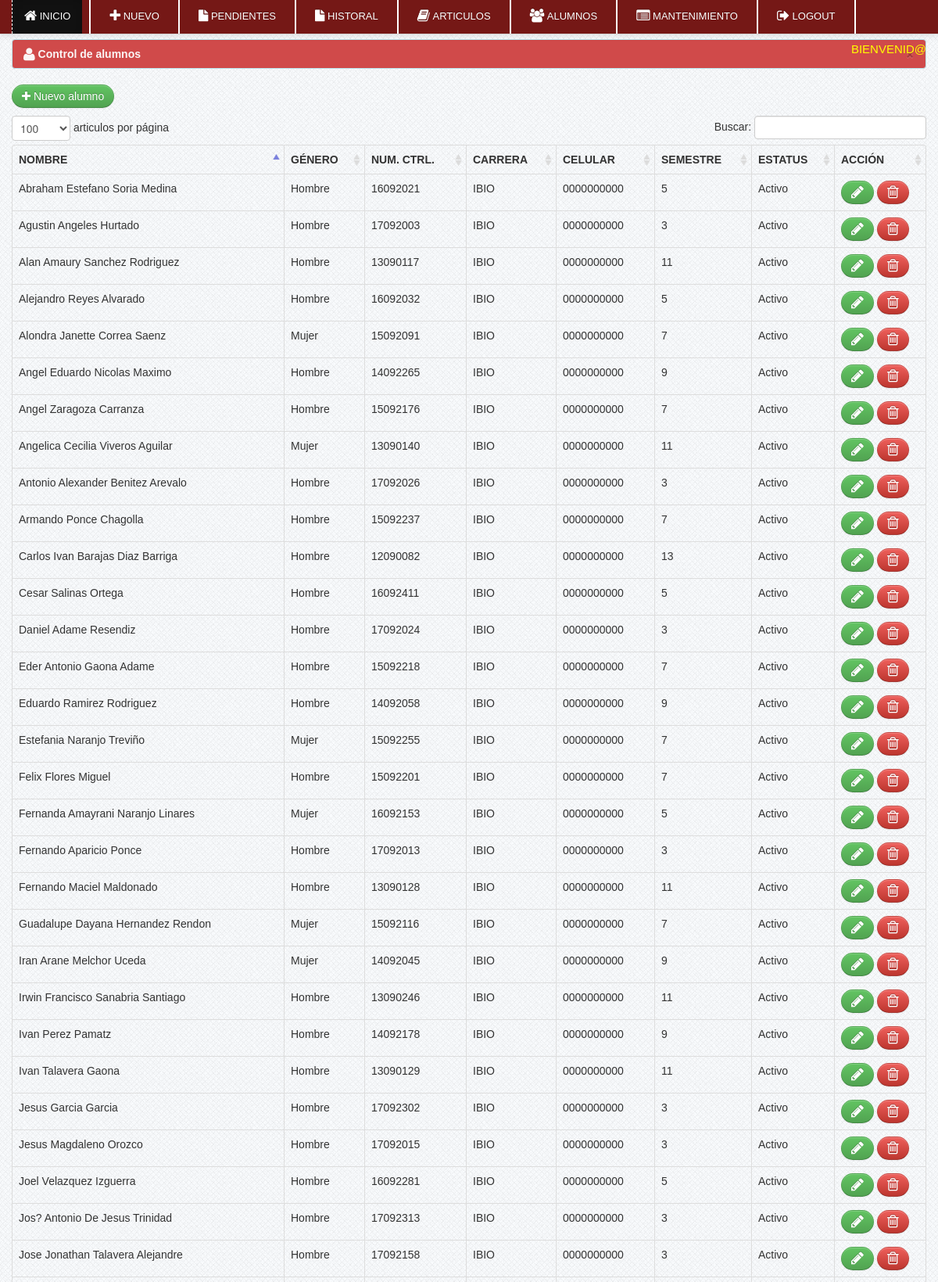
Page /sistema/alumnos.php (signed in, upper part) on the committed database.
### tables this page shows
CREATE TABLE `alumnos` (
  `id_alumno` int(11) NOT NULL,
  `nombre` varchar(20) NOT NULL,
  `apellido` varchar(40) NOT NULL,
  `genero` varchar(10) NOT NULL,
  `num_control` varchar(15) NOT NULL,
  `carrera` varchar(15) NOT NULL,
  `celular` varchar(12) NOT NULL,
  `semestre` varchar(2) NOT NULL,
  `estatus` varchar(10) NOT NULL
);

### sistema/alumnos.php (the view, shortened to what this page needs)
<?php include('header.php'); ?>
<?php include('navbar_dashboard.php'); ?>
    <div class="container">
		<div class="margin-top">
			<div class="row">
			<div class="span12">
			   <div class="alert alert-info">
                                    <button type="button" class="close" data-dismiss="alert">&times;</button>
                                    <strong><i class="icon-user icon-large"></i>&nbsp;Control de alumnos</strong>
                                </div>
                            <table cellpadding="0" cellspacing="0" border="0" class="table  table-bordered" id="example">
								<p>
                                    <a href="nuevo_alumno.php" class="btn btn-success"><i class="icon-plus"></i>&nbsp;Nuevo alumno</a>
                                </p>
                                <thead>
                                    <tr>
                                        <th>Nombre</th>
                                        <th>Género</th>
										<th>Num. Ctrl.</th>
										<th>Carrera</th>
										<th>Celular</th>
										<th>Semestre</th>
										<th>Estatus</th>
										<th>Acción</th>
                                    </tr>
                                </thead>
                                <tbody>
                                  <?php  $user_query=mysql_query("select * from alumnos where estatus!='Archivado'")or die(mysql_error());
									while($row=mysql_fetch_array($user_query)){
									$id=$row['id_alumno'];  ?>
									<tr class="del<?php echo $id ?>">
                                    <td><?php echo $row['nombre']." ".$row['apellido']; ?></td>
                                    <td><?php echo $row['genero']; ?> </td>
                                    <td><?php echo $row['num_control']; ?> </td>
                                    <td><?php echo $row['carrera']; ?></td>
									<td><?php echo $row['celular']; ?></td>
									<td><?php echo $row['semestre']; ?></td>
									<td><?php echo $row['estatus']; ?></td>
                                    <td width="100">
										<a  rel="tooltip"  title="Editar" id="e<?php echo $id; ?>" href="editar_alumno.php<?php echo '?id='.$id; ?>" class="btn btn-success"><i class="icon-pencil icon-large"></i></a>
                                        <a rel="tooltip"  title="Eliminar" id="<?php echo $id; ?>" href="#borrar_alumno<?php echo $id; ?>" data-toggle="modal"    class="btn btn-danger"><i class="icon-trash icon-large"></i></a>
                                    </td>
                                    </tr>
									<?php  }  ?>
                                </tbody>
                            </table>
			</div>
			</div>
		</div>
    </div>
<?php include('footer.php') ?>

### css/docs.css (style rules this page uses)
body { font-family:'TR Century Gothic',Helvetica,Arial,sans-serif !important; }
.btn { border-radius: 25px !important; }
.alert { text-shadow: none; }
th { text-transform:uppercase; }
.margin-top { margin-top:50px; }
body { background: url(../img/grid_noise.png); position: relative; }

### css/print.css (style rules this page uses)
th { text-align:left; }
td { text-align:left; border-top:1px solid; padding:2px; }
.btn { display:none; }
.alert { display:none; }
body { font-family:arial; font-size:13px; }

### rows in the picture
alumnos: nombre "Carlos Ivan", apellido "Barajas Diaz Barriga", genero "Hombre", num_control "12090082", carrera "IBIO", celular "0000000000", semestre "13", estatus "Activo"
alumnos: nombre "Alan Amaury", apellido "Sanchez Rodriguez", genero "Hombre", num_control "13090117", carrera "IBIO", celular "0000000000", semestre "11", estatus "Activo"
alumnos: nombre "Fernando", apellido "Maciel Maldonado", genero "Hombre", num_control "13090128", carrera "IBIO", celular "0000000000", semestre "11", estatus "Activo"
alumnos: nombre "Ivan", apellido "Talavera Gaona", genero "Hombre", num_control "13090129", carrera "IBIO", celular "0000000000", semestre "11", estatus "Activo"
alumnos: nombre "Angelica Cecilia", apellido "Viveros Aguilar", genero "Mujer", num_control "13090140", carrera "IBIO", celular "0000000000", semestre "11", estatus "Activo"
alumnos: nombre "Irwin Francisco", apellido "Sanabria Santiago", genero "Hombre", num_control "13090246", carrera "IBIO", celular "0000000000", semestre "11", estatus "Activo"
alumnos: nombre "Iran Arane", apellido "Melchor Uceda", genero "Mujer", num_control "14092045", carrera "IBIO", celular "0000000000", semestre "9", estatus "Activo"
alumnos: nombre "Eduardo", apellido "Ramirez Rodriguez", genero "Hombre", num_control "14092058", carrera "IBIO", celular "0000000000", semestre "9", estatus "Activo"
alumnos: nombre "Ivan", apellido "Perez Pamatz", genero "Hombre", num_control "14092178", carrera "IBIO", celular "0000000000", semestre "9", estatus "Activo"
alumnos: nombre "Angel Eduardo", apellido "Nicolas Maximo", genero "Hombre", num_control "14092265", carrera "IBIO", celular "0000000000", semestre "9", estatus "Activo"
alumnos: nombre "Alondra Janette", apellido "Correa Saenz", genero "Mujer", num_control "15092091", carrera "IBIO", celular "0000000000", semestre "7", estatus "Activo"
alumnos: nombre "Guadalupe Dayana", apellido "Hernandez Rendon", genero "Mujer", num_control "15092116", carrera "IBIO", celular "0000000000", semestre "7", estatus "Activo"
alumnos: nombre "Angel", apellido "Zaragoza Carranza", genero "Hombre", num_control "15092176", carrera "IBIO", celular "0000000000", semestre "7", estatus "Activo"
alumnos: nombre "Felix", apellido "Flores Miguel", genero "Hombre", num_control "15092201", carrera "IBIO", celular "0000000000", semestre "7", estatus "Activo"
alumnos: nombre "Eder Antonio", apellido "Gaona Adame", genero "Hombre", num_control "15092218", carrera "IBIO", celular "0000000000", semestre "7", estatus "Activo"
alumnos: nombre "Armando", apellido "Ponce Chagolla", genero "Hombre", num_control "15092237", carrera "IBIO", celular "0000000000", semestre "7", estatus "Activo"
alumnos: nombre "Estefania", apellido "Naranjo Treviño", genero "Mujer", num_control "15092255", carrera "IBIO", celular "0000000000", semestre "7", estatus "Activo"
alumnos: nombre "Abraham Estefano", apellido "Soria Medina", genero "Hombre", num_control "16092021", carrera "IBIO", celular "0000000000", semestre "5", estatus "Activo"
alumnos: nombre "Alejandro", apellido "Reyes Alvarado", genero "Hombre", num_control "16092032", carrera "IBIO", celular "0000000000", semestre "5", estatus "Activo"
alumnos: nombre "Fernanda Amayrani", apellido "Naranjo Linares", genero "Mujer", num_control "16092153", carrera "IBIO", celular "0000000000", semestre "5", estatus "Activo"
alumnos: nombre "Joel", apellido "Velazquez Izguerra", genero "Hombre", num_control "16092281", carrera "IBIO", celular "0000000000", semestre "5", estatus "Activo"
alumnos: nombre "Cesar", apellido "Salinas Ortega", genero "Hombre", num_control "16092411", carrera "IBIO", celular "0000000000", semestre "5", estatus "Activo"
alumnos: nombre "Agustin", apellido "Angeles Hurtado", genero "Hombre", num_control "17092003", carrera "IBIO", celular "0000000000", semestre "3", estatus "Activo"
alumnos: nombre "Fernando", apellido "Aparicio Ponce", genero "Hombre", num_control "17092013", carrera "IBIO", celular "0000000000", semestre "3", estatus "Activo"
alumnos: nombre "Jesus", apellido "Magdaleno Orozco", genero "Hombre", num_control "17092015", carrera "IBIO", celular "0000000000", semestre "3", estatus "Activo"
alumnos: nombre "Daniel", apellido "Adame Resendiz", genero "Hombre", num_control "17092024", carrera "IBIO", celular "0000000000", semestre "3", estatus "Activo"
alumnos: nombre "Antonio Alexander", apellido "Benitez Arevalo", genero "Hombre", num_control "17092026", carrera "IBIO", celular "0000000000", semestre "3", estatus "Activo"
alumnos: nombre "Jose Jonathan", apellido "Talavera Alejandre", genero "Hombre", num_control "17092158", carrera "IBIO", celular "0000000000", semestre "3", estatus "Activo"
alumnos: nombre "Jesus", apellido "Garcia Garcia", genero "Hombre", num_control "17092302", carrera "IBIO", celular "0000000000", semestre "3", estatus "Activo"
alumnos: nombre "Jos? Antonio", apellido "De Jesus Trinidad", genero "Hombre", num_control "17092313", carrera "IBIO", celular "0000000000", semestre "3", estatus "Activo"
